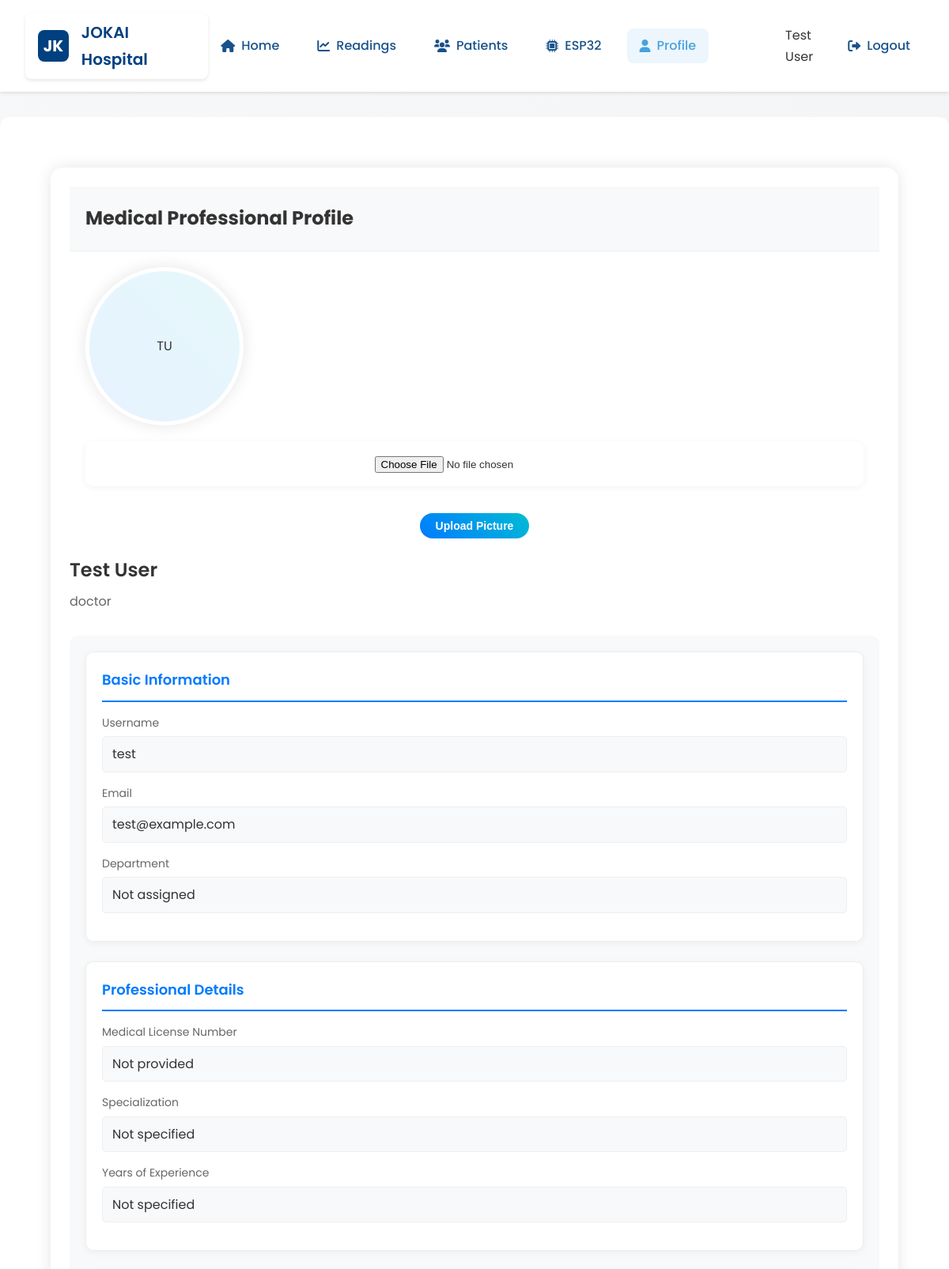
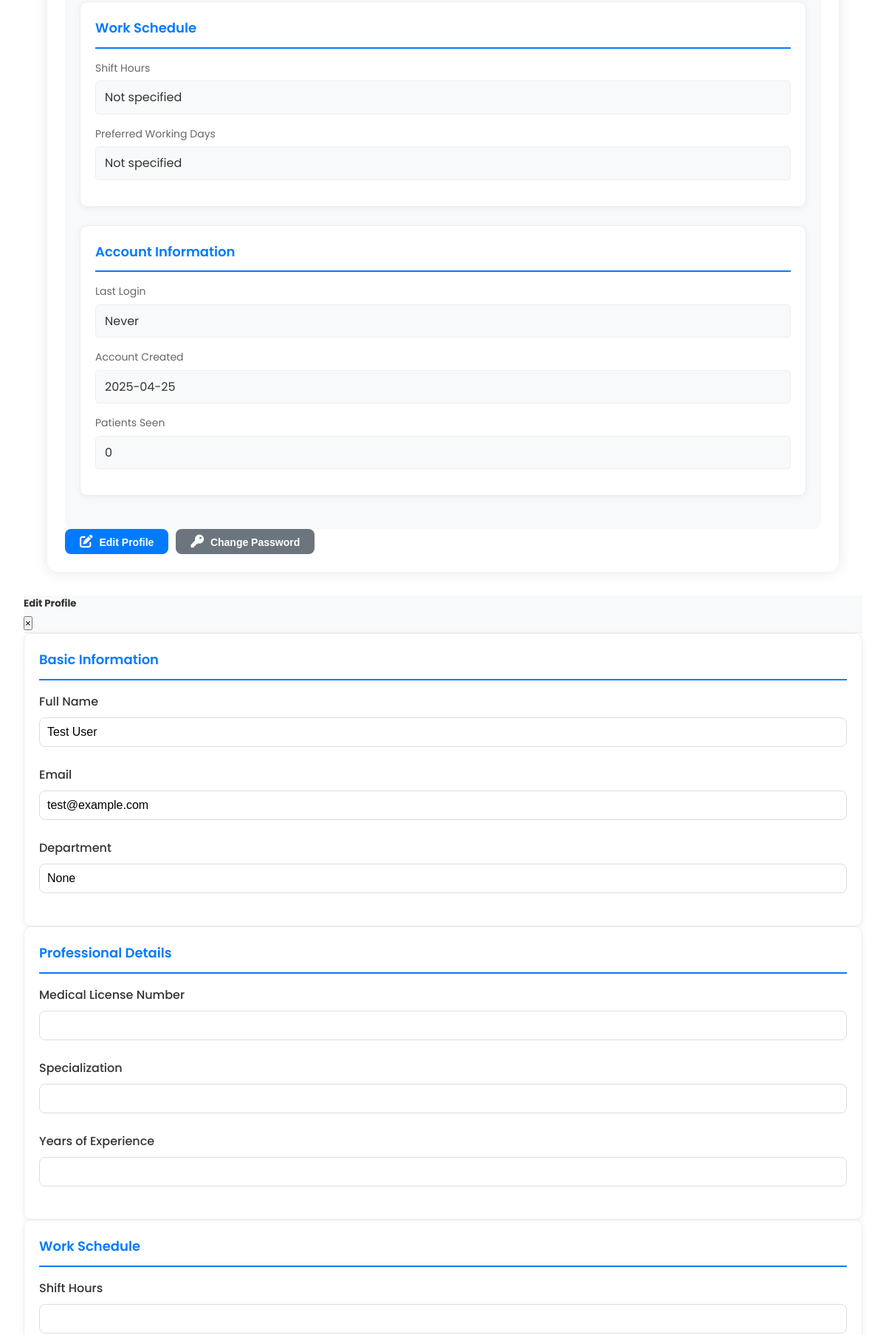
The page /profile (signed in, upper part) on the database its author committed (2 pictures, top to bottom).
### models.py (models this page shows, shortened)
class User(db.Model, UserMixin):
    id = db.Column(db.Integer, primary_key=True)
    username = db.Column(db.String(100), unique=True, nullable=False)
    password_hash = db.Column(db.String(200), nullable=False)
    full_name = db.Column(db.String(200))
    email = db.Column(db.String(200))
    department_id = db.Column(db.Integer, db.ForeignKey('department.id', name='fk_user_department'), nullable=True)
    role = db.Column(db.String(100))
    profile_picture = db.Column(db.String(200))  # Store the filename of the profile picture
    created_at = db.Column(db.DateTime, default=datetime.utcnow)
    last_sign_in = db.Column(db.DateTime)
    sign_in_time = db.Column(db.DateTime)
    sign_out_time = db.Column(db.DateTime)
    patients_seen = db.Column(db.Integer, default=0)
    phone = db.Column(db.String(20))

### app.py (the view)
@app.route('/profile')
@login_required
def profile():
    return render_template('profile.html', user=current_user)

### app.py (called while the page is built)
@login_manager.user_loader
def load_user(user_id):
    return User.query.get(int(user_id))

@app.context_processor
def inject_user():
    return dict(user=current_user)

### templates/profile.html (shortened to what this page needs)
{% extends "base.html" %}
{% block content %}
<div class="container mt-4">
    <div class="row justify-content-center">
        <div class="col-md-10">
            <div class="card profile-card">
                <div class="card-header">
                    <h2 class="text-center mb-0">Medical Professional Profile</h2>
                </div>
                <div class="card-body">
                    <div class="row">
                        <div class="col-md-4">
                            <div class="profile-picture-container text-center">
                                {% if user.profile_picture %}
                                    <img src="{{ url_for('static', filename='profile_pictures/' + user.profile_picture) }}"
                                         class="profile-picture"
                                         alt="Profile Picture">
                                {% else %}
                                    <div class="profile-picture cartoon-avatar">
                                    </div>
                                {% endif %}
                                <form action="{{ url_for('upload_profile_picture') }}" method="post" enctype="multipart/form-data" class="mt-3">
                                    <div class="form-group">
                                        <input type="file" name="profile_picture" class="form-control-file" accept="image/*">
                                    </div>
                                    <button type="submit" class="btn btn-primary btn-sm">Upload Picture</button>
                                </form>
                            </div>
                        </div>
                        <div class="col-md-8">
                            <div class="profile-header">
                                <h3 class="profile-name">{{ user.full_name or user.username }}</h3>
                                <p class="profile-role">{{ user.role or 'Not assigned' }}</p>
                            </div>
                            <div class="profile-info">
                                <div class="info-section">
                                    <div class="section-box">
                                        <h4 class="section-title">Basic Information</h4>
                                        <div class="info-group">
                                            <label>Username</label>
                                            <p>{{ user.username }}</p>
                                        </div>
                                        <div class="info-group">
                                            <label>Email</label>
                                            <p>{{ user.email }}</p>
                                        </div>
                                        <div class="info-group">
                                            <label>Department</label>
                                            <p>{{ user.department or 'Not assigned' }}</p>
                                        </div>
                                    </div>
                                </div>
                                <div class="info-section">
                                    <div class="section-box">
                                        <h4 class="section-title">Professional Details</h4>
                                        <div class="info-group">
                                            <label>Medical License Number</label>
                                            <p>{{ user.license_number or 'Not provided' }}</p>
                                        </div>
                                        <div class="info-group">
                                            <label>Specialization</label>
                                            <p>{{ user.specialization or 'Not specified' }}</p>
                                        </div>
                                        <div class="info-group">
                                            <label>Years of Experience</label>
                                            <p>{{ user.years_experience or 'Not specified' }}</p>
                                        </div>
                                    </div>
                                </div>
                                <div class="info-section">
                                    <div class="section-box">
                                        <h4 class="section-title">Work Schedule</h4>
                                        <div class="info-group">
                                            <label>Shift Hours</label>
                                            <p>{{ user.shift_hours or 'Not specified' }}</p>
                                        </div>
                                        <div class="info-group">
                                            <label>Preferred Working Days</label>
                                            <p>{{ user.working_days or 'Not specified' }}</p>
                                        </div>
                                    </div>
                                </div>
                                <div class="info-section">
                                    <div class="section-box">
                                        <h4 class="section-title">Account Information</h4>
                                        <div class="info-group">
                                            <label>Last Login</label>
                                            <p>{{ user.last_sign_in.strftime('%Y-%m-%d %H:%M:%S') if user.last_sign_in else 'Never' }}</p>
                                        </div>
                                        <div class="info-group">
                                            <label>Account Created</label>
                                            <p>{{ user.created_at.strftime('%Y-%m-%d') }}</p>
                                        </div>
                                        {% if user.role == 'doctor' %}
                                        <div class="info-group">
                                            <label>Patients Seen</label>
                                            <p>{{ user.patients_seen }}</p>
                                        </div>
                                        {% endif %}
                                    </div>
                                </div>
                            </div>
                            <div class="profile-actions mt-4">
                                <button type="button" class="btn btn-primary" data-toggle="modal" data-target="#editProfileModal">
                                    <i class="fas fa-edit"></i> Edit Profile
                                </button>
                                <button type="button" class="btn btn-secondary" data-toggle="modal" data-target="#changePasswordModal">
                                    <i class="fas fa-key"></i> Change Password
                                </button>
                            </div>
                        </div>
                    </div>
                </div>
            </div>
        </div>
    </div>
</div>
<div class="modal fade" id="editProfileModal" tabindex="-1" role="dialog" aria-labelledby="editProfileModalLabel" aria-hidden="true">
    <div class="modal-dialog modal-lg" role="document">
        <div class="modal-content">
            <div class="modal-header">
                <h5 class="modal-title" id="editProfileModalLabel">Edit Profile</h5>
                <button type="button" class="close" data-dismiss="modal" aria-label="Close">
                    <span aria-hidden="true">&times;</span>
                </button>
            </div>
            <form action="{{ url_for('update_profile') }}" method="post">
                <div class="modal-body">
                    <div class="row">
                        <div class="col-md-6">
                            <div class="section-box">
                                <h6 class="section-title">Basic Information</h6>
                                <div class="form-group">
                                    <label for="full_name">Full Name</label>
                                    <input type="text" class="form-control" id="full_name" name="full_name" value="{{ user.full_name }}">
                                </div>
                                <div class="form-group">
                                    <label for="email">Email</label>
                                    <input type="email" class="form-control" id="email" name="email" value="{{ user.email }}">
                                </div>
                                <div class="form-group">
                                    <label for="department">Department</label>
                                    <input type="text" class="form-control" id="department" name="department" value="{{ user.department }}">
                                </div>
                            </div>
                        </div>
                        <div class="col-md-6">
                            <div class="section-box">
                                <h6 class="section-title">Professional Details</h6>
                                <div class="form-group">
                                    <label for="license_number">Medical License Number</label>
                                    <input type="text" class="form-control" id="license_number" name="license_number" value="{{ user.license_number }}">
                                </div>
                                <div class="form-group">
                                    <label for="specialization">Specialization</label>
                                    <input type="text" class="form-control" id="specialization" name="specialization" value="{{ user.specialization }}">
                                </div>
                                <div class="form-group">
                                    <label for="years_experience">Years of Experience</label>
                                    <input type="number" class="form-control" id="years_experience" name="years_experience" value="{{ user.years_experience }}">
                                </div>
                            </div>
                        </div>
                    </div>
                    <div class="row mt-3">
                        <div class="col-md-6">
                            <div class="section-box">
                                <h6 class="section-title">Work Schedule</h6>
                                <div class="form-group">
                                    <label for="shift_hours">Shift Hours</label>
                                    <input type="text" class="form-control" id="shift_hours" name="shift_hours" value="{{ user.shift_hours }}">
                                </div>
                            </div>
                        </div>
                    </div>
                </div>
            </form>
        </div>
    </div>
</div>
{% endblock %}

### templates/base.html (shortened to what this page needs)
<!DOCTYPE html>
<html lang="en">
<head>
    <link rel="stylesheet" href="{{ url_for('static', filename='css/style.css') }}">
    <link rel="stylesheet" href="{{ url_for('static', filename='css/custom.css') }}">
    <link href="https://cdnjs.cloudflare.com/ajax/libs/font-awesome/6.0.0/css/all.min.css" rel="stylesheet">
</head>
<body>
    <nav class="navbar">
        <div class="logo-container">
            <a href="{{ url_for('index') }}" class="logo">JK</a>
            <a href="{{ url_for('index') }}" class="hospital-name">JOKAI Hospital</a>
        </div>
        <div class="nav-container">
            {% if current_user.is_authenticated %}
            <div class="nav-links main-nav">
                <a href="{{ url_for('index') }}"><i class="fas fa-home"></i> Home</a>
                <a href="{{ url_for('view_all_readings') }}"><i class="fas fa-chart-line"></i> Readings</a>
                <a href="{{ url_for('list_patients') }}"><i class="fas fa-users"></i> Patients</a>
                <a href="{{ url_for('esp32_management') }}"><i class="fas fa-microchip"></i> ESP32</a>
                <a href="{{ url_for('profile') }}"><i class="fas fa-user"></i> Profile</a>
            </div>
            <div class="nav-links user-nav">
                <span class="user-name">{{ current_user.full_name }}</span>
                <a href="{{ url_for('logout') }}" class="logout-btn"><i class="fas fa-sign-out-alt"></i> Logout</a>
            </div>
            {% endif %}
        </div>
    </nav>
    <main class="content">
        {% block content %}{% endblock %}
    </main>
</body>
</html>

### static/css/style.css (style rules this page uses)
:root { --primary-color: #004080; --secondary-color: #007acc; --accent-color: #28a745; --text-color: #333; --light-bg: #f2f9fb; --white: #ffffff; --error-color: #dc3545; --success-color: #28a745; --warning-color: #ffc107; }
* { margin: 0; padding: 0; box-sizing: border-box; }
body { font-family: 'Segoe UI', Tahoma, Geneva, Verdana, sans-serif; line-height: 1.6; color: var(--text-color); background-color: var(--light-bg); }
.logo-container { display: flex; align-items: center; gap: 1rem; }
.logo { height: 60px; width: auto; }
.main-nav a { color: var(--white); text-decoration: none; padding: 0.5rem 1rem; border-radius: 4px; transition: background-color 0.3s; }
.main-nav a.active { background-color: var(--secondary-color); }

### static/css/custom.css (style rules this page uses)
body { background: linear-gradient(135deg, #f8f9fa 0%, #e9ecef 100%); position: relative; }
body::before { content: ''; position: fixed; top: 0; left: 0; right: 0; bottom: 0; background: url('../images/hospital_bg.svg') repeat; opacity: 0.05; z-index: -1; }
.logo { height: 70px; width: auto; transition: transform 0.3s ease; }
.logo-container { display: flex; align-items: center; gap: 1rem; background: #fff; padding: 0.5rem 1rem; border-radius: 8px; box-shadow: 0 2px 4px rgba(0, 0, 0, 0.1); }
.hospital-name { display: flex; flex-direction: column; justify-content: center; }
.main-nav { display: flex; align-items: center; }
.main-nav a { color: #2c3e50; text-decoration: none; padding: 8px 12px; display: block; font-weight: 500; transition: color 0.3s ease; border-radius: 4px; }
.main-nav a.active { color: #3498db; background-color: rgba(52, 152, 219, 0.1); }
.card { background: rgba(255, 255, 255, 0.95); border-radius: 12px; box-shadow: 0 4px 12px rgba(0, 64, 128, 0.1); transition: transform 0.3s ease, box-shadow 0.3s ease; }

### rows shown on the page
User: full_name "Test User", role "doctor", username "test", email "test@example.com", last_sign_in "Never", created_at "2025-04-25", patients_seen "0"

### other values the page prints
{{ user.department or 'Not assigned' }} "Not assigned"
{{ user.license_number or 'Not provided' }} "Not provided"
{{ user.specialization or 'Not specified' }} "Not specified"
{{ user.years_experience or 'Not specified' }} "Not specified"
{{ user.shift_hours or 'Not specified' }} "Not specified"
{{ user.working_days or 'Not specified' }} "Not specified"
